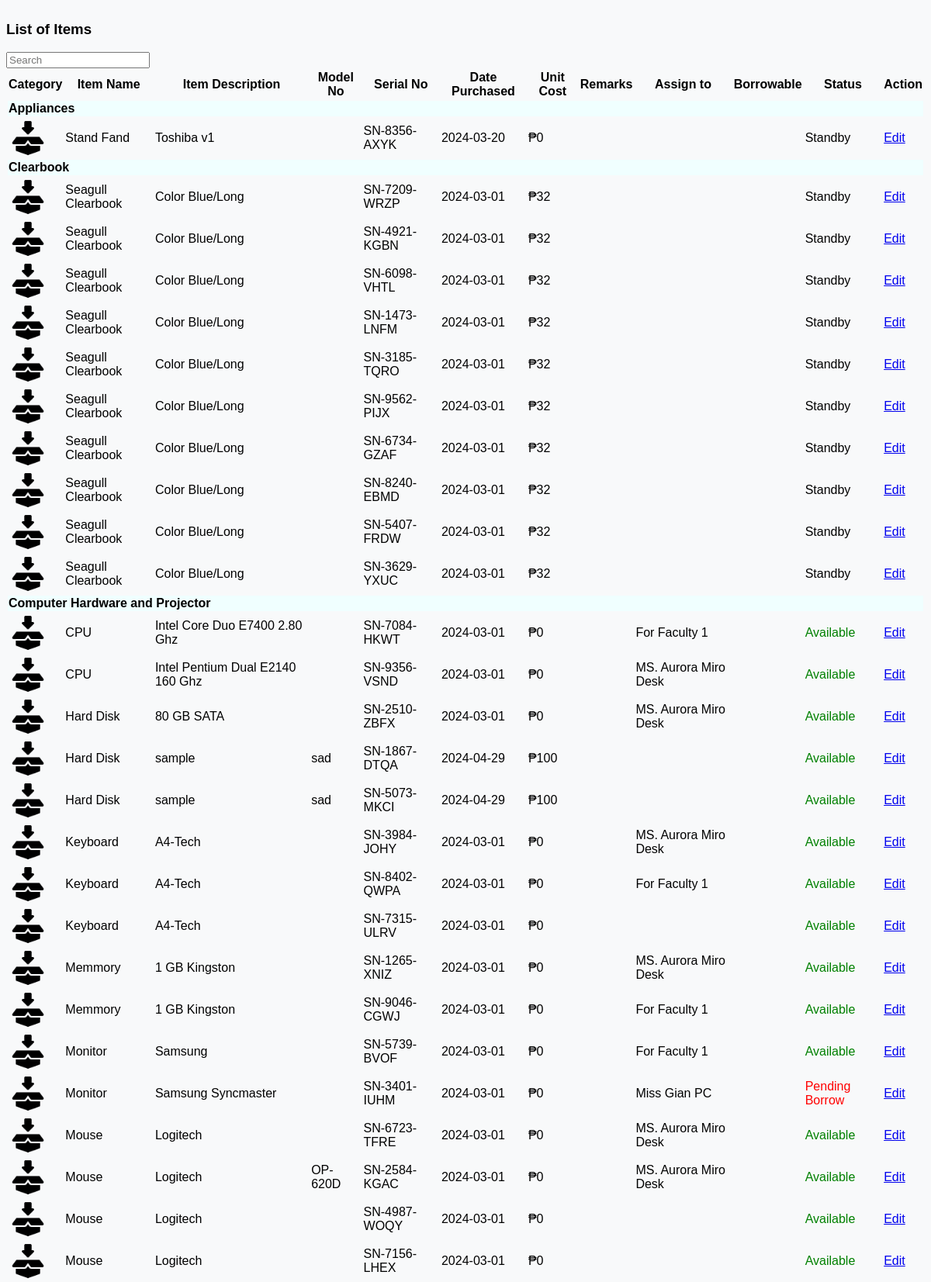
The app's page /DashboardCCSStaff/fixingerrors/ccslistofitems1.php (upper part) with its own data.
### tables this page shows
CREATE TABLE `tblitembrand` (
  `id` int(11) NOT NULL,
  `staffid` int(11) NOT NULL,
  `staffname` varchar(50) NOT NULL,
  `itembrand` varchar(50) NOT NULL,
  `categoryname` varchar(50) NOT NULL,
  `subcategoryname` varchar(50) NOT NULL,
  `borrowable` varchar(50) NOT NULL,
  `remarks` varchar(50) NOT NULL,
  `modelno` varchar(50) NOT NULL,
  `serialno` varchar(50) NOT NULL,
  `unitcost` decimal(10,0) NOT NULL,
  `status` varchar(50) NOT NULL,
  `itemcondition` varchar(50) NOT NULL,
  `datetimeadded` datetime NOT NULL,
  `assignfor` varchar(50) DEFAULT NULL,
  `datepurchased` date NOT NULL
);

### DashboardCCSStaff/fixingerrors/ccslistofitems1.php (the view, shortened to what this page needs)
 <?php
    $queryitems = "SELECT * FROM tblitembrand ORDER BY categoryname, subcategoryname, itembrand";
    $resultitems = mysqli_query($con, $queryitems);
    $statusClasses = array(
        'Available' => 'text-success',
        'Reserve' => 'text-warning',
        'Borrowed' => 'text-primary',
        'Missing' => 'text-danger',
        'Pending Borrow' => 'text-danger',
        'Pending Reserve' => 'text-danger'
    );
?>
        <main class="ccs-main-container">
            <div class="container">
            <div class="row">
                <div class="d-flex justify-content-between align-items-center mb-2">
                    <h3 class="text-start"><i class='fas fa-list me-2'></i>List of Items</h3>
                    <div class="col-md-3 text-end">
                        <input type="text" class="form-control search-input" placeholder="Search" name="search" id="searchInput">
                    </div>
                </div>
            </div>
                <div class="row table-responsive ">
                    <table  class="table">
                        <thead class="table-dark">
                            <tr>
                                <th scope="col">Category</th>
                                <th scope="col">Item Name</th>
                                <th scope="col">Item Description</th>
                                <th scope="col">Model No</th>
                                <th scope="col">Serial No</th>
                                <th scope="col">Date Purchased</th>
                                <th scope="col">Unit Cost</th>
                                <th scope="col">Remarks</th>
                                <th scope="col">Assign to</th>
                                <th scope="col">Borrowable</th>
                                <th scope="col">Status</th>
                                <th scope="col">Action</th>
                            </tr>
                        </thead>
                        <tbody>
                            <?php
                            $currentCategory = null;
                            while ($row = mysqli_fetch_assoc($resultitems)) {
                                if ($currentCategory != $row['categoryname']) {
                                    echo "<tr class='category-row'>
                                    <td colspan='12' style='background-color: azure;'><strong>{$row['categoryname']}</strong></td>
                                    </tr>";
                                    $currentCategory = $row['categoryname'];
                                }
                                echo "<tr class='item-details-row'>";
                                $imagePath = 'inventory/SubcategoryItemsimages/' . $row['subcategoryname'] . '.png';
                                if (file_exists($imagePath)) {
                                    echo "<td><img src='{$imagePath}' alt='Subcategory Image' width='50'></td>";
                                } else {
                                    echo "<td><img src='/inventory/SubcategoryItemsimages/defaultimageitem.png' alt='Default Image' width='50'></td>";
                                }
                                echo "<td>{$row['subcategoryname']}</td>";
                                echo "<td>{$row['itembrand']}</td>";
                                echo "<td>{$row['modelno']}</td>";
                                echo "<td>{$row['serialno']}</td>";
                                echo "<td>{$row['datepurchased']}</td>";
                                echo "<td><a>₱</a>{$row['unitcost']}</td>";
                                echo "<td>{$row['remarks']}</td>";
                                echo "<td>{$row['assignfor']}</td>";
                                echo "<td>";
                                $status = $row['status'];
                                $statusClass = isset($statusClasses[$status]) ? $statusClasses[$status] : '';
                                echo "<td class='{$statusClass}'>{$status}</td>";
                                echo "</td>";
                                echo "<td>
                                <a href=\"ccstaffEditItemDetails.php?id={$row['id']}\" class=\"btn btn-outline-primary btn-sm\"><i class='fa-solid fa-pen-to-square fs-7 me-2'></i>Edit</a>
                                </td>";
                                echo "</tr>";
                            }
                            ?>
                        </tbody>
                    </table>
                </div>
            </div>
        </main>

### DashboardCCSStaff/fixingerrors/ccslistofitems1.php (style rules this page uses)
.ccs-main-container { display: flex; justify-content: center; }
.text-success { color: green; }
.text-danger { color: red; }

### records on screen
tblitembrand: categoryname "Appliances", subcategoryname "Stand Fand", itembrand "Toshiba v1", serialno "SN-8356-AXYK", datepurchased "2024-03-20", unitcost "0", status "Standby"
tblitembrand: categoryname "Clearbook", subcategoryname "Seagull Clearbook", itembrand "Color Blue/Long", serialno "SN-7209-WRZP", datepurchased "2024-03-01", unitcost "32", status "Standby"
tblitembrand: subcategoryname "Seagull Clearbook", itembrand "Color Blue/Long", serialno "SN-4921-KGBN", datepurchased "2024-03-01", unitcost "32", status "Standby"
tblitembrand: subcategoryname "Seagull Clearbook", itembrand "Color Blue/Long", serialno "SN-6098-VHTL", datepurchased "2024-03-01", unitcost "32", status "Standby"
tblitembrand: subcategoryname "Seagull Clearbook", itembrand "Color Blue/Long", serialno "SN-1473-LNFM", datepurchased "2024-03-01", unitcost "32", status "Standby"
tblitembrand: subcategoryname "Seagull Clearbook", itembrand "Color Blue/Long", serialno "SN-3185-TQRO", datepurchased "2024-03-01", unitcost "32", status "Standby"
tblitembrand: subcategoryname "Seagull Clearbook", itembrand "Color Blue/Long", serialno "SN-9562-PIJX", datepurchased "2024-03-01", unitcost "32", status "Standby"
tblitembrand: subcategoryname "Seagull Clearbook", itembrand "Color Blue/Long", serialno "SN-6734-GZAF", datepurchased "2024-03-01", unitcost "32", status "Standby"
tblitembrand: subcategoryname "Seagull Clearbook", itembrand "Color Blue/Long", serialno "SN-8240-EBMD", datepurchased "2024-03-01", unitcost "32", status "Standby"
tblitembrand: subcategoryname "Seagull Clearbook", itembrand "Color Blue/Long", serialno "SN-5407-FRDW", datepurchased "2024-03-01", unitcost "32", status "Standby"
tblitembrand: subcategoryname "Seagull Clearbook", itembrand "Color Blue/Long", serialno "SN-3629-YXUC", datepurchased "2024-03-01", unitcost "32", status "Standby"
tblitembrand: categoryname "Computer Hardware and Projector", subcategoryname "CPU", itembrand "Intel Core Duo E7400 2.80 Ghz", serialno "SN-7084-HKWT", datepurchased "2024-03-01", unitcost "0", assignfor "For Faculty 1", status "Available"
tblitembrand: subcategoryname "CPU", itembrand "Intel Pentium Dual E2140 160 Ghz", serialno "SN-9356-VSND", datepurchased "2024-03-01", unitcost "0", assignfor "MS. Aurora Miro Desk", status "Available"
tblitembrand: subcategoryname "Hard Disk", itembrand "80 GB SATA", serialno "SN-2510-ZBFX", datepurchased "2024-03-01", unitcost "0", assignfor "MS. Aurora Miro Desk", status "Available"
tblitembrand: subcategoryname "Hard Disk", itembrand "sample", modelno "sad", serialno "SN-1867-DTQA", datepurchased "2024-04-29", unitcost "100", status "Available"
tblitembrand: subcategoryname "Hard Disk", itembrand "sample", modelno "sad", serialno "SN-5073-MKCI", datepurchased "2024-04-29", unitcost "100", status "Available"
tblitembrand: subcategoryname "Keyboard", itembrand "A4-Tech", serialno "SN-3984-JOHY", datepurchased "2024-03-01", unitcost "0", assignfor "MS. Aurora Miro Desk", status "Available"
tblitembrand: subcategoryname "Keyboard", itembrand "A4-Tech", serialno "SN-8402-QWPA", datepurchased "2024-03-01", unitcost "0", assignfor "For Faculty 1", status "Available"
tblitembrand: subcategoryname "Keyboard", itembrand "A4-Tech", serialno "SN-7315-ULRV", datepurchased "2024-03-01", unitcost "0", status "Available"
tblitembrand: subcategoryname "Memmory", itembrand "1 GB Kingston", serialno "SN-1265-XNIZ", datepurchased "2024-03-01", unitcost "0", assignfor "MS. Aurora Miro Desk", status "Available"
tblitembrand: subcategoryname "Memmory", itembrand "1 GB Kingston", serialno "SN-9046-CGWJ", datepurchased "2024-03-01", unitcost "0", assignfor "For Faculty 1", status "Available"
tblitembrand: subcategoryname "Monitor", itembrand "Samsung", serialno "SN-5739-BVOF", datepurchased "2024-03-01", unitcost "0", assignfor "For Faculty 1", status "Available"
tblitembrand: subcategoryname "Monitor", itembrand "Samsung Syncmaster", serialno "SN-3401-IUHM", datepurchased "2024-03-01", unitcost "0", assignfor "Miss Gian PC", status "Pending Borrow"
tblitembrand: subcategoryname "Mouse", itembrand "Logitech", serialno "SN-6723-TFRE", datepurchased "2024-03-01", unitcost "0", assignfor "MS. Aurora Miro Desk", status "Available"
tblitembrand: subcategoryname "Mouse", itembrand "Logitech", modelno "OP-620D", serialno "SN-2584-KGAC", datepurchased "2024-03-01", unitcost "0", assignfor "MS. Aurora Miro Desk", status "Available"
tblitembrand: subcategoryname "Mouse", itembrand "Logitech", serialno "SN-4987-WOQY", datepurchased "2024-03-01", unitcost "0", status "Available"
tblitembrand: subcategoryname "Mouse", itembrand "Logitech", serialno "SN-7156-LHEX", datepurchased "2024-03-01", unitcost "0", status "Available"
